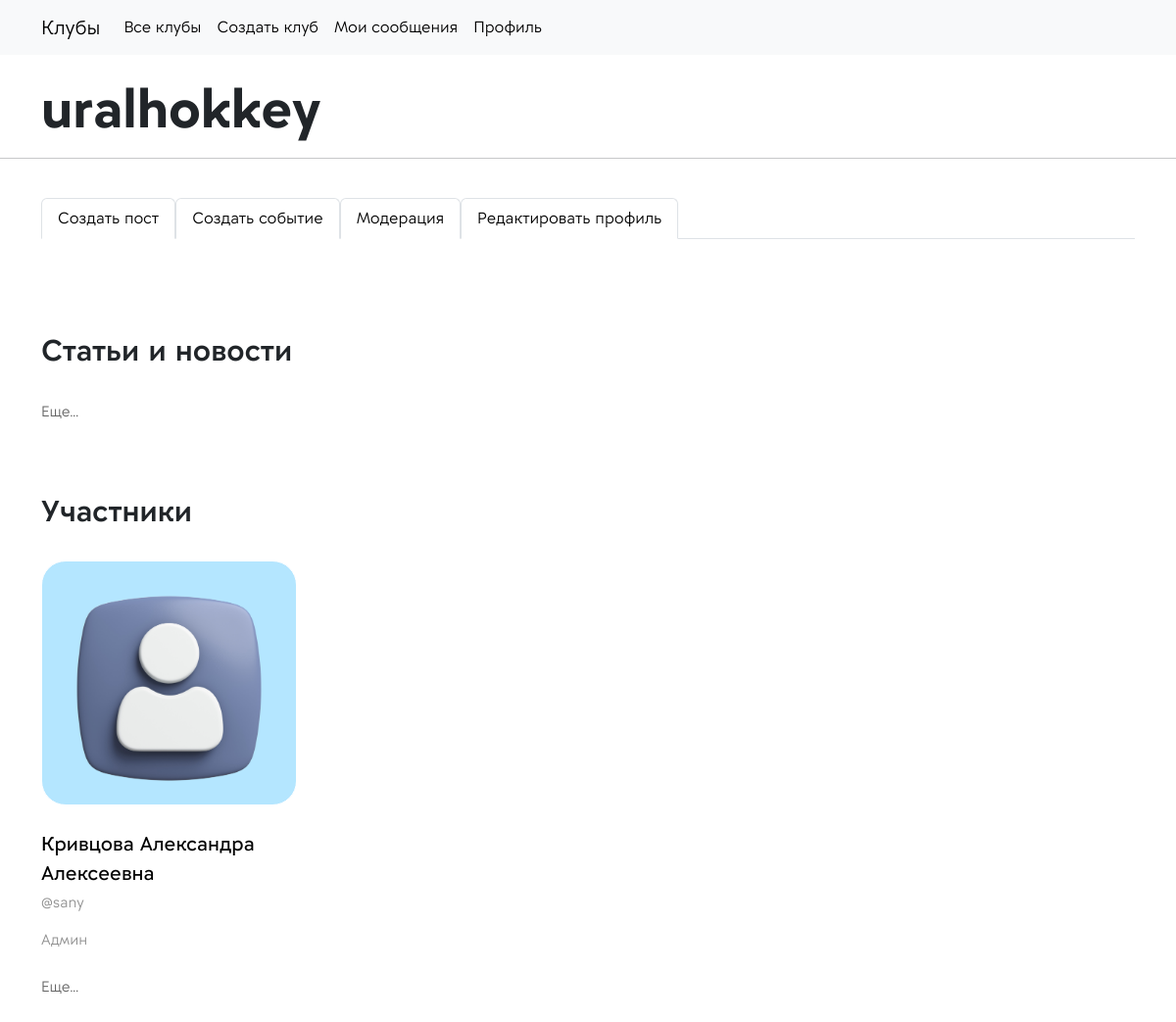
/uralhokkey/profile-club/ (signed in), run on the app's committed database.
### app_clubs/models.py (models this page shows)
class BaseModel(models.Model):
    format_choices = [
        ("Онлайн", "Онлайн"),
        ("Офлайн", "Офлайн"),
    ]
    title = models.CharField(max_length=128, verbose_name='Заголовок')
    slug = models.SlugField(max_length=128, db_index=True, null=False, blank=True, unique=True)
    club = models.ForeignKey("Club", on_delete=models.SET_NULL, null=True, blank=True)
    def __str__(self):
        return self.title
    class Meta:
        abstract = True

class Club(BaseModel):
    ages_permis = (
        ('with_out', 'Без возрастных ограничений'),
        ('age1', '12+'),
        ('age2', '16+'),
        ('age3', '18+'),
    )
    club = None
    title = models.CharField(max_length=128, verbose_name='Название')
    admins = models.ManyToManyField(get_user_model(), related_name='clubsadmins')
    not_approved = models.ManyToManyField(get_user_model(), related_name='notapproved', null=True, blank=True)
    description = models.TextField(blank=True, null=True, verbose_name='Информация о клубе')
    short_desc = CKEditor5Field(blank=True, null=True, verbose_name="Доп.информация о клубе", config_name='extends')
    moderate = models.BooleanField(default=False, verbose_name='Модерировать')
    image = models.FileField(upload_to='uploads/%Y/%m/%d/', default=None, null=True, blank=True,
                             verbose_name='Изображение')
    tg = models.CharField(max_length=256, null=True, blank=True, verbose_name='Телеграм')
    cat = models.CharField(max_length=64, choices=cats, verbose_name='Направления', null=True)
    age = models.CharField(max_length=32, choices=ages_permis, verbose_name='Возрастные ограничения', null=True, blank=True, default='with_out')
    class Meta:
        verbose_name_plural = 'Клубы'

### users/models.py (models this page shows)
class User(AbstractUser):
    fio = models.CharField(max_length=64, verbose_name='ФИО', null=True, blank=False)
    clubs = models.ManyToManyField("app_clubs.Club", related_name='members_clubs')
    image = models.FileField(upload_to='uploads/users/%Y/%m/%d/', default='uploads/users/user_no_photo.jpg', null=True, blank=True, verbose_name='Аватарка',)
    tg = models.CharField(max_length=128, verbose_name="Имя пользователя в телеграм", null=True, blank=True)
    desc = models.TextField(null=True, verbose_name='Описание о себе', blank=True)

### app_clubs/views.py (the view)
# urls.py: path('<slug:club_slug>/profile-club/', views.ProfileClub.as_view(), name='profile_club'),
class ProfileClub(RequiredClubMember, TemplateView):
    template_name = 'app_clubs/profile_club.html'
    def get_context_data(self, **kwargs):
        context = super().get_context_data(**kwargs)
        context['current_club'] = self.request.current_club
        context['events'] = EventModel.objects.filter(club=self.request.current_club)
        context['posts'] = ModelPost.objects.filter(club=self.request.current_club)
        context['members'] = get_user_model().objects.filter(clubs=self.request.current_club)
        return context

### app_clubs/context_processors.py (called while the page is built)
def context_navbar(request, navbar=navbar):
    if request.user.is_authenticated:
        navbar = navbar[0:-2]
        navbar.append({'selected': 'profile_user', 'name': 'Профиль', 'url': reverse_lazy('app_clubs:profile_user')})
    else:
        navbar = navbar[-2:]
    return {'logo': 'Клубы', 'main_page_url': reverse_lazy('app_clubs:home_page'), 'menu_navbar': navbar}

### app_clubs/templatetags/club_filters.py (called while the page is built)
@register.filter
def list_content(lst, param):
    if param == "None":
        return lst
    by, size = map(int, param.split(':'))
    if len(lst) < by:
        return lst
    return lst[0:len(lst) // by * by][:size]

### app_clubs/utils.py (called while the page is built)
    def dispatch(self, request, *args, **kwargs):
        if not request.user.is_authenticated:
            return redirect(reverse_lazy('app_clubs:page_error', kwargs={'type_error': '403'}))
        current_user = request.user
        current_club = Club.objects.get(slug=self.kwargs['club_slug'])
        if not (current_club in current_user.clubs.all()):
            return redirect(reverse_lazy('app_clubs:page_error', kwargs={'type_error': '403'}))
        request.current_club = current_club
        if self.for_admin:
            if request.user not in current_club.admins.all():
                return redirect(reverse_lazy('app_clubs:page_error', kwargs={'type_error': '403'}))
        return super().dispatch(request, *args, **kwargs)

### app_clubs/templates/app_clubs/profile_club.html (shortened to what this page needs)
{% extends 'app_clubs/base/base.html' %}
{% load club_tags %}
{% load static %}
{% load club_filters %}
{% block content %}
<div class="container"><br>
    <h1 class="" style="font-size: 54px; font-weight: bold">{{ current_club }}</h1>
</div>
<hr>
{% if request.user in current_club.admins.all %}
<br>
<div class="container">
<ul class="nav nav-tabs">
  <li class="nav-item">
    <a class="nav-link active" aria-current="page"
       href="{% url 'app_clubs:create_post' club_slug=current_club.slug %}">Создать пост</a>
  </li>
  <li class="nav-item">
    <a class="nav-link active" aria-current="page"
       href="{% url 'app_clubs:create_event' club_slug=current_club.slug %}">Создать событие</a>
  </li>
  <li class="nav-item">
    <a class="nav-link active" aria-current="page"
       href="{% url 'app_clubs:approve_members' club_slug=current_club.slug %}">Модерация</a>
  </li>
  <li class="nav-item">
    <a class="nav-link active" aria-current="page"
       href="{% url 'app_clubs:edit_club_profile' club_slug=current_club.slug %}">Редактировать профиль</a>
  </li>
</ul>
</div>
    <br>
{% endif %}
<br>
<br>
<br>
{% include 'app_clubs/base/base_show_posts.html' with param='3:6' %}
<br><br><br>
{% include 'app_clubs/base/base_show_members.html' with param="4:4" %}
<br><br><br>
{% endblock %}

### app_clubs/templates/app_clubs/base/base.html (shortened to what this page needs)
{% load static %}
<!DOCTYPE html>
<html lang="en">
<body>
<head>
    <link rel="stylesheet" href="{% static 'app_clubs/styles/main.css' %}" type="text/css">
    <link rel="stylesheet" href="https://cdn.jsdelivr.net/npm/bootstrap-icons@1.11.3/font/bootstrap-icons.min.css">
    <link href="https://cdn.jsdelivr.net/npm/bootstrap@5.3.2/dist/css/bootstrap.min.css" rel="stylesheet"
>
</head>
{% include 'app_clubs/base/navbar.html' %}
{% block content %}
{% endblock %}
</body>
</html>

### app_clubs/templates/app_clubs/base/navbar.html (shortened to what this page needs)
<nav class="navbar navbar-expand-md bg-light navbar-light sticky-top fixed-top">
    <div class="container">
        <a class="navbar-brand" href="{{ main_page_url }}">{{ logo }}</a>
        <div class="collapse navbar-collapse" id="navbarSupportedContent">
            <ul class="navbar-nav me-auto mb-2 mb-lg-0">
                {% for item in menu_navbar %}
                    {% if item.selected == item_selected %}
                        <li class="nav-item">
                            <a class="nav-link active" aria-current="page" href="{{ item.url }}" style="color: #989898 !important;">{{ item.name }}</a>
                        </li>
                    {% else %}
                        <li class="nav-item">
                            <a class="nav-link active" aria-current="page" href="{{ item.url }}">{{ item.name }}</a>
                        </li>
                    {% endif %}
                {% endfor %}
            </ul>
        </div>
    </div>
</nav>

### app_clubs/templates/app_clubs/base/base_show_events.html (shortened to what this page needs)
{% load static %}
{% load club_filters %}

### app_clubs/templates/app_clubs/base/base_show_posts.html (shortened to what this page needs)
{% load static %}
{% load club_filters %}
<div class="container">
    <h2 class="title-weight-section">Статьи и новости</h2><br>
    <br>
    <a href="{% url 'app_clubs:show_content' club_slug=current_club.slug content='posts' %}" class="more">Еще...</a>
</div>

### app_clubs/templates/app_clubs/base/base_show_members.html (shortened to what this page needs)
{% load static %}
{% load club_filters %}
<div class="container">
    <h1 class="title-weight-section">Участники</h1><br>
    <div class="row gy-5">
        {% for member in members|list_content:param %}
            <div class="col-12 col-md-6 col-lg-3">
                {% if member.image %}
                    <div class="mb-4 img-post-list"
                         style="background-image: url({{ member.image.url }}); border-radius: 25px; height: 250px">
                {% endif %}
                </div>
                <div class="mb-4">
                    <p class="mb-1"><a href="{% url 'app_clubs:profile_user_club' club_slug=current_club.slug pk=member.pk %}" class="text-decoration-none"
                                       style="color: black; font-weight: 500; font-size: 20px">{{ member.fio }}</a>
                    </p>
                    <p style="color: rgba(0,0,0,0.44); font-size: 15px">{{ member.tg }}</p>
                    {% if member in current_club.admins.all %}
                        <span class="fs-6">
                        <p style="color: rgba(0,0,0,0.44); font-size: 15px">Админ</p>
                    </span>
                    {% else %}
                        <span>
                        <p style="color: rgba(0,0,0,0.44); font-size: 15px">Участник</p>
                        </span>
                    {% endif %}
                </div>
            </div>
        {% endfor %}
    </div>
    <a href="{% url 'app_clubs:show_content' club_slug=current_club.slug content='members' %}" class="more">Еще...</a>
</div>

### app_clubs/static/app_clubs/styles/main.css (style rules this page uses)
.title-weight-section { font-weight: 600; font-size: 30px; }
.more { color: rgba(0, 0, 0, 0.6); font-size: 15px; text-decoration: none; }

### app_clubs/templates/app_clubs/profile_club.html (style rules this page uses)
.img-post-list { height: 300px; background-size: cover; border: 1px solid white; border-radius: 4px; }
a { text-decoration:none; }

### data on the page
Club: title "uralhokkey"
User: image (placeholder picture), fio "Кривцова Александра Алексеевна", tg "@sany", shows "Админ"

### other printed values
{{ logo }} "Клубы"
{{ item.name }} "Все клубы" "Создать клуб" "Мои сообщения" "Профиль"
